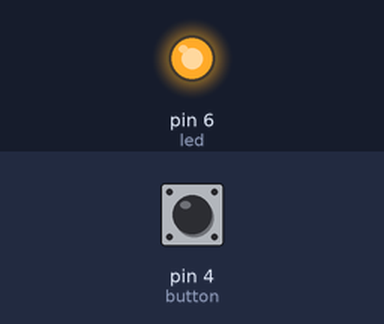
Recording of a sketch running on a simulated Arduino Uno, built with avr-gcc and run on an emulated ATmega328P. Shown: output pins drawn as LEDs (lit = HIGH). The inputs (shaded band) are chosen by the test bench; at power-on: pin 4 (button) LOW.

Above: at 1.2 s.
1.3 s: pin 4 (button) pulled HIGH for 0.15 s
At 1.37 s:
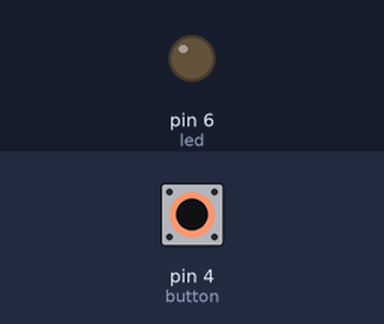
2.9 s: pin 4 (button) pulled HIGH for 3.2 s
At 6.8 s:
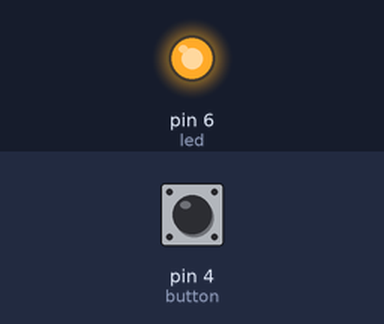
Timing chart, 0 to 8.3 s (numbered marks = the images above; inputs shaded):
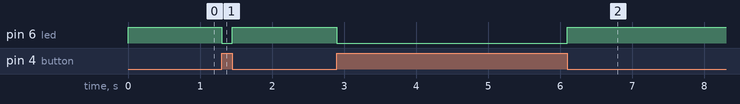

Measured:
- after the input at 1.3 s, pin 6 (led): HIGH → LOW at once, → HIGH 0.15 s later
- after the input at 2.9 s, pin 6 (led): HIGH → LOW at once, → HIGH 3.2 s later

The sketch:

button-led.ino
```cpp
int button = 4;
int led = 6;

void setup() {
  pinMode(button, INPUT);
  pinMode(led, OUTPUT);
  Serial.begin(9600);

}

//버튼을 누르면 LED가 켜지고, 누르지 않으면 꺼짐
void loop() {
  int value = digitalRead(button);
  digitalWrite(led, !value);
}
```
